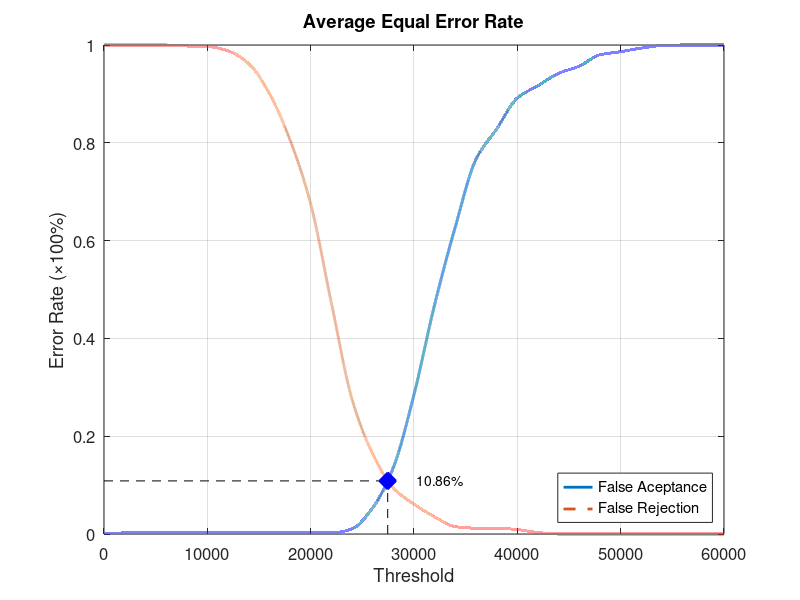
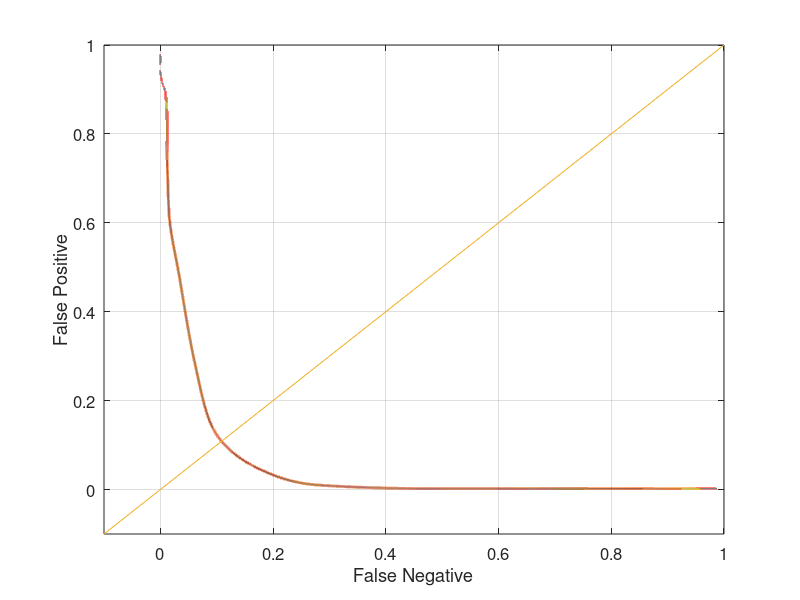

Here is the MATLAB script that generated these plots, in order:
function yEER = Database1Average
close all;
clear;
clc;
x = 0:2000:60000;
xq = 0:0.5:60000;

y0 = [0 0.00210526 0.00210526 0.00210526 0.00210526 0.00210526 0.00210526 0.00210526 0.00210526 0.00210526 0.00210526 0.00210526 0.0105263 0.0536842 0.135789 0.285263 0.469474 0.628421 0.766316 0.828421 0.891579 0.916842 0.942105 0.956842 0.98 0.986316 0.993684 0.998947 1 1 1];
yy0 = interp1(x, y0, xq, 'pchip');
y1 = [1 1 1 1 0.998 0.997 0.988 0.962 0.901 0.806 0.675 0.473 0.276 0.164 0.094 0.061 0.035 0.015 0.012 0.012 0.009 0.003 0 0 0 0 0 0 0 0 0];
yy1 = interp1(x, y1, xq, 'pchip');

% Calculating EER: 
y2 = abs(y0 - y1);
find(y2 == min(y2))
yy2 = abs(yy0 - yy1);
xEER = find(yy2 == min(yy2));
xEERIndex = xq(xEER) % X-axis EER
yEER = yy0(xEER) % Y-axis EER

main = figure
plot(xq, yy0,'-','LineWidth', 2);	hold on
plot(xq, yy1,'--','LineWidth', 2);	hold on
plot([xEERIndex xEERIndex], [0 yEER], 'k--');	hold on
plot([0 xEERIndex], [yEER yEER], 'k--');	hold on
plot(xEERIndex, yEER, 'bx', 'LineWidth', 10);	hold on
text(xEERIndex + 10 * xEERIndex / 100, yEER, [num2str(round((10000 * yEER)) / 100) '%'])
legend('False Aceptance', 'False Rejection', 'Location', 'SouthEast')
xlabel('Threshold')
ylabel('Error Rate (\times100%)')
title('Average Equal Error Rate')
set(gca, 'FontSize', 12)
axis([0 60000 0 1])
grid on

print(main, 'Database1AverageMain', '-dpng');
FNRxFPR = figure('Color', [1 1 1]);
plot(yy1, yy0, '-', yy1, yy0, 'LineWidth', 2);
hold on
y = -0.1:0.1:1
plot(y, y); 
set(gca, 'FontSize', 12)
xlabel('False Negative')
ylabel('False Positive')
axis([-0.1 1 -0.1 1])
set(gca, 'FontSize', 12)
grid on

print(FNRxFPR, 'Database1AverageFNRxFPR','-dpng');
end
